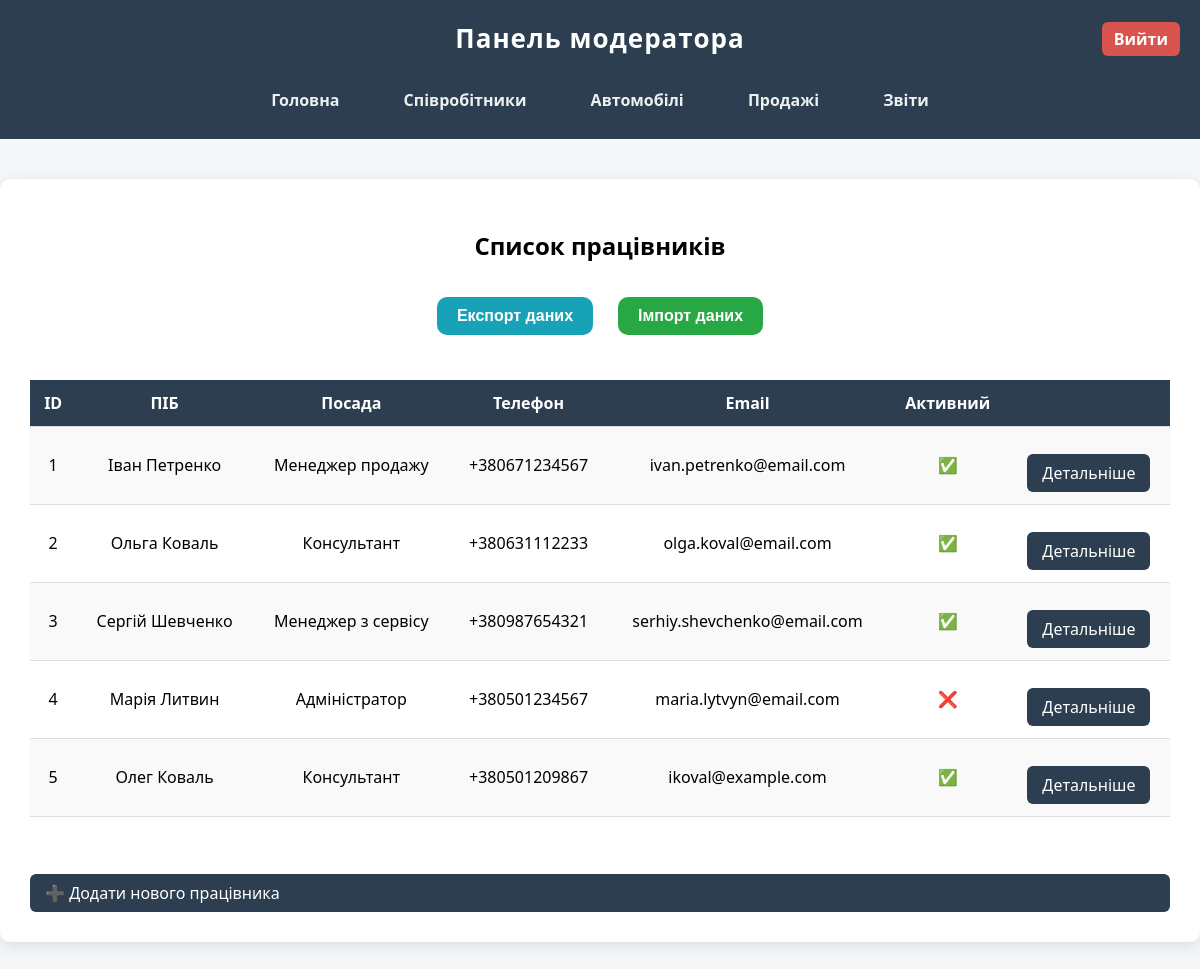
The app's page /moderator/workers/ (signed in) with its own data.
### main/models.py (models this page shows, shortened)
class Worker(models.Model):
    full_name = models.CharField(max_length=100)
    position = models.CharField(max_length=100)
    phone = models.CharField(max_length=15)
    email = models.EmailField()
    is_active = models.BooleanField(default=True)

### moderator/views.py (the view)
# urls.py: path('workers/', views.show_workers_list, name='workers_list'),
@moderator_required
def show_workers_list(request):
    all_workers = Worker.objects.all()
    return render(request, 'moderator/workers/workers_list.html', {'all_workers': all_workers})

### moderator/templates/moderator/workers/workers_list.html (shortened to what this page needs)
{% extends 'layout_m.html' %}
{% block content %}
    <h2 style="text-align: center; margin-bottom: 30px;">Список працівників</h2>
    <div class="button-row">
        <form action="{% url 'export_workers' %}" method="post">
            <button type="submit"  class="btn export">Експорт даних</button>
        </form>
            <form action="{% url 'import_workers' %}" method="post">
            <button type="submit" class="btn import">Імпорт даних</button>
        </form>
    </div>
    <form method="get">
        <table>
            <tr>
                <th>ID</th>
                <th>ПІБ</th>
                <th>Посада</th>
                <th>Телефон</th>
                <th>Email</th>
                <th>Активний</th>
                <th></th>
            </tr>
            {% for worker in all_workers %}
            <tr>
                <td>{{ worker.id }}</td>
                <td>{{ worker.full_name }}</td>
                <td>{{ worker.position }}</td>
                <td>{{ worker.phone }}</td>
                <td>{{ worker.email }}</td>
                <td>{% if worker.is_active %}✅{% else %}❌{% endif %}</td>
                <td><a href="{% url 'worker_details' worker.id%}">Детальніше</a></td>
            </tr>
            {% endfor %}
        </table>
        <br>
        <a href="{% url 'create_worker' %}">➕ Додати нового працівника</a>
    </form>
{% endblock %}

### moderator/static/moderator/css/style_m.css (style rules this page uses)
body { font-family: system-ui, -apple-system, BlinkMacSystemFont, 'Segoe UI', Roboto, Oxygen, Ubuntu, Cantarell, 'Open Sans', 'Helvetica Neue', sans-serif; background: #f4f6f8; margin: 0; padding: 0; }
table { width: 100%; margin: 0 auto; border-collapse: collapse; margin-top: 20px; }
th, td { padding: 12px; text-align: center; border-bottom: 1px solid #ddd; }
th { background: #2c3e50; color: white; }
tr:nth-child(even) { background: #f9f9f9; }
a, button { display: inline-block; background: #2c3e50; color: white; padding: 8px 15px; border-radius: 6px; text-decoration: none; margin-top: 15px; transition: 0.3s; }
form { display: flex; flex-direction: column; gap: 10px; }
button { background-color: #0077cc; color: white; padding: 12px 20px; border: none; border-radius: 8px; font-size: 16px; font-weight: bold; cursor: pointer; transition: 0.3s; }
.btn { display: inline-block; padding: 10px 20px; margin: 5px; font-weight: bold; color: white; background: #007bff; border: none; border-radius: 10px; text-decoration: none; transition: background 0.3s; }
.btn.import { background: #28a745; }
.btn.export { background: #17a2b8; }
.button-row { display: flex; justify-content: center; align-items: center; gap: 15px; margin-bottom: 20px; }
.button-row form { margin: 0; }

### records on screen
Worker: id "1", full_name "Іван Петренко", position "Менеджер продажу", phone "+380671234567", email "ivan.petrenko@email.com"
Worker: id "2", full_name "Ольга Коваль", position "Консультант", phone "+380631112233", email "olga.koval@email.com"
Worker: id "3", full_name "Сергій Шевченко", position "Менеджер з сервісу", phone "+380987654321", email "serhiy.shevchenko@email.com"
Worker: id "4", full_name "Марія Литвин", position "Адміністратор", phone "+380501234567", email "maria.lytvyn@email.com"
Worker: id "5", full_name "Олег Коваль", position "Консультант", phone "+380501209867", email "ikoval@example.com"
